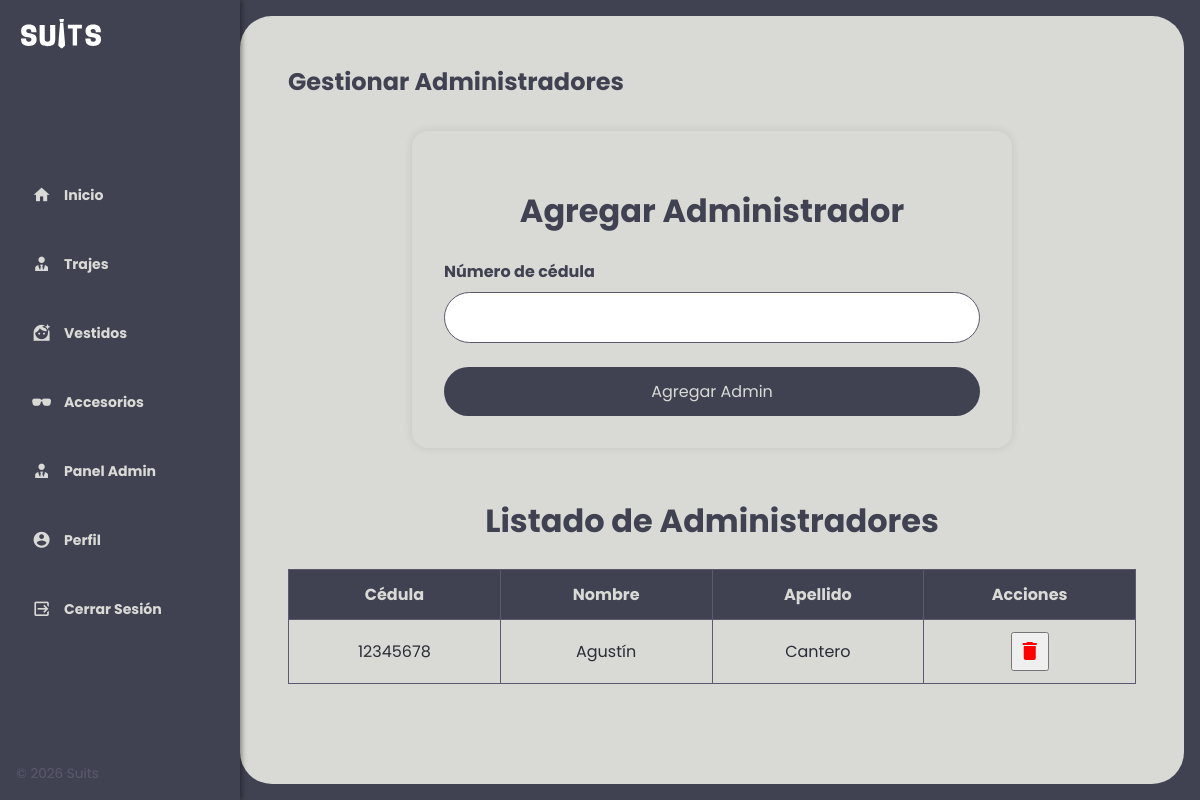
/gestionar_admin.php (signed in), run on the app's committed database.
### tables this page shows
CREATE TABLE persona (
    nombre VARCHAR(30),
    apellido VARCHAR(30),
    cedula INT NOT NULL,
    email VARCHAR(50),
    telefono VARCHAR(15),
    direccion VARCHAR(50),
    fecha_nacimiento DATE,
    contrasena VARCHAR(50),
    estado_persona BOOLEAN,
    estado_admin BOOLEAN, 
    fecha_registro TIMESTAMP DEFAULT CURRENT_TIMESTAMP,
    fecha_actualizacion TIMESTAMP DEFAULT CURRENT_TIMESTAMP ON UPDATE CURRENT_TIMESTAMP,
    PRIMARY KEY (cedula)
);

### persistencia/admin_bd.php (called while the page is built, shortened)
<?php
class AdminBD extends Conexion {
    public function listarAdministradores() {
        $conexion = $this->conectar();
        $sql = "SELECT cedula, nombre, apellido FROM persona WHERE estado_admin = 1 ORDER BY estado_admin DESC";
        $result = $conexion->query($sql);
        if ($result->num_rows > 0) {
            $listaAdministradores = array();
            while ($row = $result->fetch_assoc()) {
                $admin = array();
                $admin['cedula'] = $row['cedula'];
                $admin['nombre'] = $row['nombre'];
                $admin['apellido'] = $row['apellido'];
                $listaAdministradores[] = $admin;
            }
            return $listaAdministradores;
        } else {
            return null;
        }
    }
}

### logica/admin.php (called while the page is built, shortened)
<?php
include_once "persistencia/admin_bd.php";
class Admin extends Persona {
    public function listarAdministradores() {
        $adminBD = new AdminBD();
        return $adminBD->listarAdministradores();
    }
}

### gestionar_admin.php (the view, shortened to what this page needs)
<?php
include_once 'logica/admin.php';
$a = new Admin();
$administradores = $a->listarAdministradores();
?>
<!DOCTYPE html>
<html lang="es">
<head>
    <link rel="stylesheet" href="assets/css/home.css">
    <link href="https://cdn.jsdelivr.net/npm/@mdi/font@7.4.47/css/materialdesignicons.min.css" rel="stylesheet">
    <link rel="stylesheet" href="assets/css/sweetalert.css">
    <link rel="stylesheet" href="assets/css/gestionar_productos.css">
</head>
<body>
    <div class="wrapper">
        <?php include 'sidebar.php'; ?>
        <main>
            <h2 class="titulo-principal">Gestionar Administradores</h2>
            <div class="form-container">
                <h2 class="form-title">Agregar Administrador</h2>
                <form action="" method="post">
                    <div class="form-group">
                        <label for="cedula">Número de cédula</label>
                        <input type="number" id="cedula" name="cedula" autocomplete="off" required>
                    </div>
                    <button type="submit" class="admin-action-btn" name="agregar_admin">Agregar Admin</button>
                </form>
            </div>
            <br>
            <h2 class="form-title">Listado de Administradores</h2>
            <div class="table-container">
                <?php if (!empty($administradores)) : ?>
                    <table>
                        <thead>
                            <tr>
                                <th>Cédula</th>
                                <th>Nombre</th>
                                <th>Apellido</th>
                                <th>Acciones</th>
                            </tr>
                        </thead>
                        <tbody>
                            <?php foreach ($administradores as $admin) : ?>
                                <tr>
                                    <td><?php echo $admin['cedula']; ?></td>
                                    <td><?php echo $admin['nombre']; ?></td>
                                    <td><?php echo $admin['apellido']; ?></td>
                                    <td class="actions">
                                        <form action="" method="post" style="display:inline;">
                                            <button type="submit" class="action-btn" title="Eliminar Admin" name="eliminar_admin">
                                                <i class="mdi mdi-delete" style="color: red;"></i>
                                            </button>
                                        </form>
                                    </td>
                                </tr>
                            <?php endforeach; ?>
                        </tbody>
                    </table>
                <?php else : ?>
                    <p>No hay administradores en este momento.</p>
                <?php endif; ?>
            </div>
        </main>
    </div>
</body>
</html>

### assets/css/home.css (style rules this page uses)
:root { --clr-main: #404252; --clr-main-light: #5c586e; --clr-white: #d9dad6; --clr-gray: #e2e2e2; --clr-red: #c40f0f; --clr-main-dark: #2a2c36; }
* { margin: 0; padding: 0; box-sizing: border-box; font-family: 'Poppins', sans-serif; }
h1, h2, h3, h4, h5, h6, p, a, input, textarea, ul { margin: 0; padding: 0; }
.wrapper { display: grid; grid-template-columns: 1fr 4fr; background-color: var(--clr-main); min-height: 100vh; }
main { flex: 1; }
main { background-color: var(--clr-white); margin: 1rem; margin-left: 0; border-radius: 2rem; padding: 3rem; }
.titulo-principal { color: var(--clr-main); margin-bottom: 2rem; }

### assets/css/gestionar_productos.css (style rules this page uses)
.form-container { max-width: 600px; margin: 0 auto; padding: 2rem; background-color: var(--clr-white); border-radius: 1rem; box-shadow: 0 0 10px rgba(0, 0, 0, 0.1); }
.form-title { color: var(--clr-main); font-size: 2rem; margin-bottom: 1.5rem; text-align: center; padding-top: 1.5rem; }
.form-group { margin-bottom: 1.5rem; }
.form-group label { display: block; margin-bottom: 0.5rem; color: var(--clr-main); font-weight: bold; }
.form-group input[type="text"], .form-group input[type="number"], .form-group textarea, .form-group select { width: 100%; padding: 0.75rem; border: 1px solid var(--clr-main-light); border-radius: 2rem; font-size: 1rem; transition: border-color 0.3s ease; background-color: #fff; color: var(--clr-main-dark); }
input[type="number"] { -moz-appearance: textfield; appearance: textfield; }
.table-container { overflow-x: auto; }
table { width: 100%; border-collapse: collapse; table-layout: fixed; }
th, td { border: 1px solid var(--clr-main-light); padding: 0.75rem; text-align: center; word-wrap: break-word; min-width: 100px; }
th { background-color: var(--clr-main); color: var(--clr-white); }
td { color: var(--clr-main-dark); }
.actions { text-align: center; }
.actions .mdi { font-size: 24px; cursor: pointer; padding: 5px; transition: background-color 0.3s ease; }

### gestionar_admin.php (style rules this page uses)
.form-container { max-width: 600px; margin: 0 auto; padding: 2rem; background-color: var(--clr-white); border-radius: 1rem; box-shadow: 0 0 10px rgba(0, 0, 0, 0.1); }
.form-title { color: var(--clr-main); font-size: 2rem; margin-bottom: 1.5rem; text-align: center; }
.form-group { margin-bottom: 1.5rem; }
.form-group label { display: block; margin-bottom: 0.5rem; color: var(--clr-main); font-weight: bold; }
.form-group input { width: 100%; padding: 0.75rem; border: 1px solid var(--clr-main-light); border-radius: 2rem; font-size: 1rem; transition: border-color 0.3s ease; }
.admin-action-btn { background-color: var(--clr-main); color: var(--clr-white); border: none; border-radius: 2rem; padding: 0.75rem 1.5rem; font-size: 1rem; cursor: pointer; transition: background-color 0.3s ease; display: block; width: 100%; margin-top: 1rem; }

### data on the page
persona: cedula "12345678", nombre "Agustín", apellido "Cantero"
